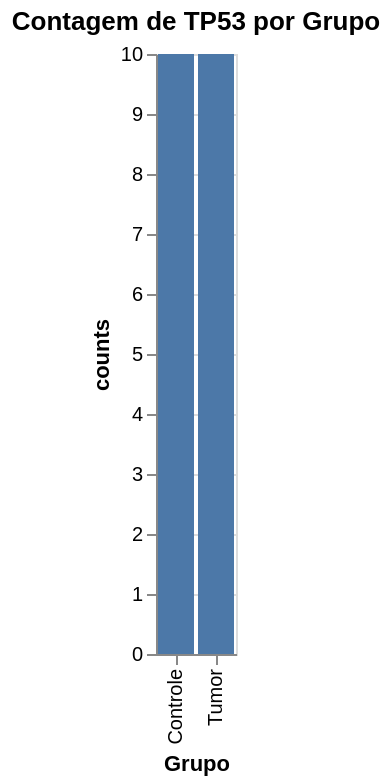

The cell this chart's notebook holds for it:
### Markdown cell above
### 📝 **Problema 1.2**

**🎯 Objetivo:** Usando uma filtragem simples, faça um histograma comparando a quantidade de amostras de cada grupo de controle para o genes `TP53`.

### Code cell
#TODO: Filtre o dados 
geneTP53_df = df[df['Genes'] == 'TP53']

#TODO: Conte os dados de cada grupo 
geneTP53_counts = geneTP53_df.groupby('Grupo').size()

#TODO: Crie o gráfico
alt.Chart(geneTP53_counts.reset_index(name='counts')).mark_bar().encode(
    x='Grupo:N',
    y='counts:Q'
).properties(
    title='Contagem de TP53 por Grupo'
)

### Figure 1 — Vega-Lite specification as saved in the notebook (floating-point values rounded to 4 significant figures)
{"config": {"view": {"continuousWidth": 300, "continuousHeight": 300}}, "data": {"name": "data-3e11f6efbfebb5a783d87689dee12aab"}, "mark": {"type": "bar"}, "encoding": {"x": {"field": "Grupo", "type": "nominal"}, "y": {"field": "counts", "type": "quantitative"}}, "title": "Contagem de TP53 por Grupo", "$schema": "https://vega.github.io/schema/vega-lite/v5.8.0.json", "datasets": {"data-3e11f6efbfebb5a783d87689dee12aab": [{"Grupo": "Controle", "counts": 10}, {"Grupo": "Tumor", "counts": 10}]}}
